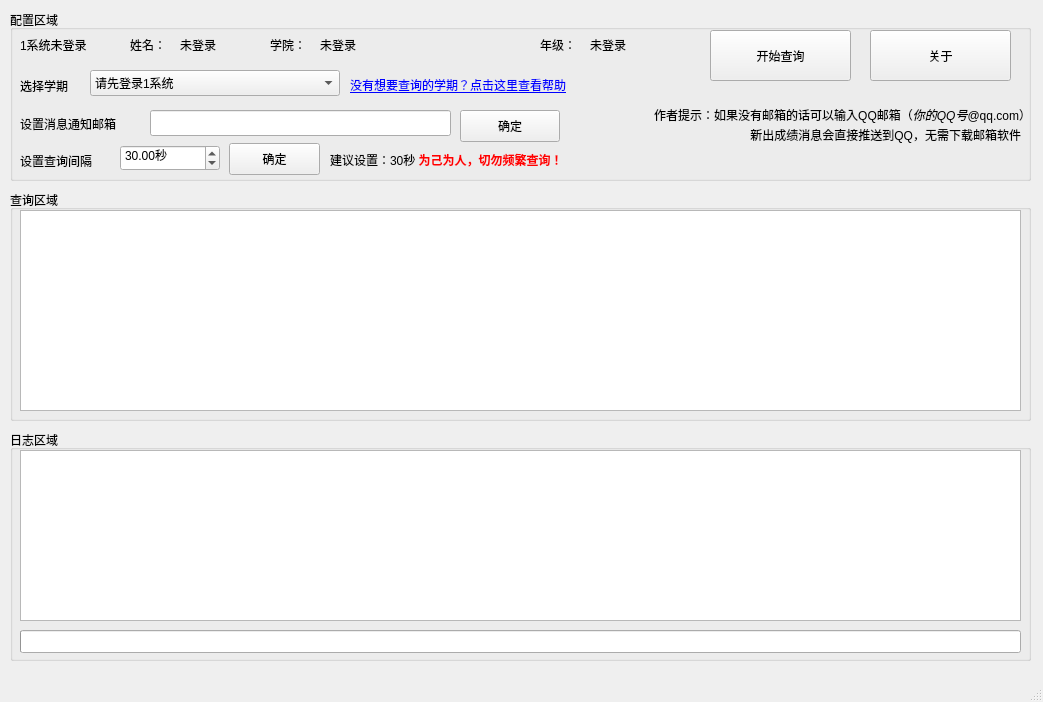
<?xml version="1.0" encoding="UTF-8"?>
<ui version="4.0">
 <class>MainWindow</class>
 <widget class="QMainWindow" name="MainWindow">
  <property name="geometry">
   <rect>
    <x>0</x>
    <y>0</y>
    <width>1043</width>
    <height>702</height>
   </rect>
  </property>
  <property name="windowTitle">
   <string>成绩自动查询</string>
  </property>
  <widget class="QWidget" name="centralwidget">
   <widget class="QGroupBox" name="configGroupBox">
    <property name="geometry">
     <rect>
      <x>10</x>
      <y>10</y>
      <width>1021</width>
      <height>171</height>
     </rect>
    </property>
    <property name="title">
     <string>配置区域</string>
    </property>
    <widget class="QLabel" name="label">
     <property name="geometry">
      <rect>
       <x>10</x>
       <y>20</y>
       <width>83</width>
       <height>29</height>
      </rect>
     </property>
     <property name="text">
      <string>1系统未登录</string>
     </property>
    </widget>
    <widget class="QLabel" name="label_2">
     <property name="geometry">
      <rect>
       <x>120</x>
       <y>20</y>
       <width>45</width>
       <height>29</height>
      </rect>
     </property>
     <property name="text">
      <string>姓名：</string>
     </property>
    </widget>
    <widget class="QLabel" name="nameLabel">
     <property name="geometry">
      <rect>
       <x>170</x>
       <y>20</y>
       <width>64</width>
       <height>29</height>
      </rect>
     </property>
     <property name="text">
      <string>未登录</string>
     </property>
    </widget>
    <widget class="QLabel" name="label_4">
     <property name="geometry">
      <rect>
       <x>260</x>
       <y>20</y>
       <width>51</width>
       <height>29</height>
      </rect>
     </property>
     <property name="text">
      <string>学院：</string>
     </property>
    </widget>
    <widget class="QLabel" name="fLabel">
     <property name="geometry">
      <rect>
       <x>310</x>
       <y>20</y>
       <width>211</width>
       <height>29</height>
      </rect>
     </property>
     <property name="text">
      <string>未登录</string>
     </property>
    </widget>
    <widget class="QLabel" name="label_6">
     <property name="geometry">
      <rect>
       <x>530</x>
       <y>20</y>
       <width>51</width>
       <height>29</height>
      </rect>
     </property>
     <property name="text">
      <string>年级：</string>
     </property>
    </widget>
    <widget class="QLabel" name="gradeLabel">
     <property name="geometry">
      <rect>
       <x>580</x>
       <y>20</y>
       <width>81</width>
       <height>29</height>
      </rect>
     </property>
     <property name="text">
      <string>未登录</string>
     </property>
    </widget>
    <widget class="QLabel" name="chooseTermLabel">
     <property name="geometry">
      <rect>
       <x>10</x>
       <y>60</y>
       <width>71</width>
       <height>31</height>
      </rect>
     </property>
     <property name="text">
      <string>选择学期</string>
     </property>
    </widget>
    <widget class="QComboBox" name="selectTermComboBox_2">
     <property name="geometry">
      <rect>
       <x>80</x>
       <y>60</y>
       <width>250</width>
       <height>26</height>
      </rect>
     </property>
     <property name="sizePolicy">
      <sizepolicy hsizetype="Preferred" vsizetype="Fixed">
       <horstretch>0</horstretch>
       <verstretch>0</verstretch>
      </sizepolicy>
     </property>
     <property name="minimumSize">
      <size>
       <width>250</width>
       <height>0</height>
      </size>
     </property>
     <property name="sizeIncrement">
      <size>
       <width>0</width>
       <height>0</height>
      </size>
     </property>
     <property name="baseSize">
      <size>
       <width>0</width>
       <height>0</height>
      </size>
     </property>
     <property name="currentText">
      <string>请先登录1系统</string>
     </property>
     <property name="iconSize">
      <size>
       <width>60</width>
       <height>20</height>
      </size>
     </property>
     <property name="placeholderText">
      <string/>
     </property>
     <item>
      <property name="text">
       <string>请先登录1系统</string>
      </property>
     </item>
    </widget>
    <widget class="QLabel" name="label_8">
     <property name="geometry">
      <rect>
       <x>340</x>
       <y>60</y>
       <width>281</width>
       <height>31</height>
      </rect>
     </property>
     <property name="text">
      <string>&lt;html&gt;&lt;head/&gt;&lt;body&gt;&lt;p&gt;&lt;a href=&quot;https://blog.cinea.com.cn/TJAGS/NoWantedTerm.html&quot;&gt;&lt;span style=&quot; text-decoration: underline; color:#0000ff;&quot;&gt;没有想要查询的学期？点击这里查看帮助&lt;/span&gt;&lt;/a&gt;&lt;/p&gt;&lt;/body&gt;&lt;/html&gt;</string>
     </property>
     <property name="openExternalLinks">
      <bool>true</bool>
     </property>
    </widget>
    <widget class="QLabel" name="label_9">
     <property name="geometry">
      <rect>
       <x>10</x>
       <y>98</y>
       <width>120</width>
       <height>31</height>
      </rect>
     </property>
     <property name="text">
      <string>设置消息通知邮箱</string>
     </property>
    </widget>
    <widget class="QLineEdit" name="mailLineEdt">
     <property name="geometry">
      <rect>
       <x>140</x>
       <y>100</y>
       <width>301</width>
       <height>26</height>
      </rect>
     </property>
    </widget>
    <widget class="QLabel" name="cookieHelpLebel_3">
     <property name="geometry">
      <rect>
       <x>530</x>
       <y>90</y>
       <width>491</width>
       <height>31</height>
      </rect>
     </property>
     <property name="text">
      <string>&lt;html&gt;&lt;head/&gt;&lt;body&gt;&lt;p align=&quot;right&quot;&gt;作者提示：如果没有邮箱的话可以输入QQ邮箱（&lt;span style=&quot; font-style:italic;&quot;&gt;你的QQ号&lt;/span&gt;@qq.com）&lt;/p&gt;&lt;/body&gt;&lt;/html&gt;</string>
     </property>
     <property name="textFormat">
      <enum>Qt::RichText</enum>
     </property>
     <property name="scaledContents">
      <bool>false</bool>
     </property>
     <property name="wordWrap">
      <bool>true</bool>
     </property>
     <property name="margin">
      <number>0</number>
     </property>
     <property name="indent">
      <number>-1</number>
     </property>
    </widget>
    <widget class="QLabel" name="cookieHelpLebel_4">
     <property name="geometry">
      <rect>
       <x>630</x>
       <y>110</y>
       <width>381</width>
       <height>31</height>
      </rect>
     </property>
     <property name="text">
      <string>&lt;html&gt;&lt;head/&gt;&lt;body&gt;&lt;p align=&quot;right&quot;&gt;新出成绩消息会直接推送到QQ，无需下载邮箱软件&lt;/p&gt;&lt;/body&gt;&lt;/html&gt;</string>
     </property>
     <property name="textFormat">
      <enum>Qt::RichText</enum>
     </property>
     <property name="scaledContents">
      <bool>false</bool>
     </property>
     <property name="wordWrap">
      <bool>true</bool>
     </property>
     <property name="margin">
      <number>0</number>
     </property>
     <property name="indent">
      <number>-1</number>
     </property>
    </widget>
    <widget class="QLabel" name="label_10">
     <property name="geometry">
      <rect>
       <x>10</x>
       <y>130</y>
       <width>90</width>
       <height>41</height>
      </rect>
     </property>
     <property name="text">
      <string>设置查询间隔</string>
     </property>
    </widget>
    <widget class="QDoubleSpinBox" name="queryTimeEdit">
     <property name="geometry">
      <rect>
       <x>110</x>
       <y>135</y>
       <width>100</width>
       <height>26</height>
      </rect>
     </property>
     <property name="suffix">
      <string>秒</string>
     </property>
     <property name="minimum">
      <double>1.000000000000000</double>
     </property>
     <property name="maximum">
      <double>10000.000000000000000</double>
     </property>
     <property name="value">
      <double>30.000000000000000</double>
     </property>
    </widget>
    <widget class="QLabel" name="label_11">
     <property name="geometry">
      <rect>
       <x>320</x>
       <y>130</y>
       <width>290</width>
       <height>41</height>
      </rect>
     </property>
     <property name="text">
      <string>&lt;html&gt;&lt;head/&gt;&lt;body&gt;&lt;p&gt;建议设置：30秒 &lt;span style=&quot; font-weight:600; color:#ff0000;&quot;&gt;为己为人，切勿频繁查询！&lt;/span&gt;&lt;/p&gt;&lt;/body&gt;&lt;/html&gt;</string>
     </property>
     <property name="textFormat">
      <enum>Qt::RichText</enum>
     </property>
    </widget>
    <widget class="QPushButton" name="startButton">
     <property name="geometry">
      <rect>
       <x>700</x>
       <y>20</y>
       <width>141</width>
       <height>51</height>
      </rect>
     </property>
     <property name="text">
      <string>开始查询</string>
     </property>
    </widget>
    <widget class="QPushButton" name="aboutBtn">
     <property name="geometry">
      <rect>
       <x>860</x>
       <y>20</y>
       <width>141</width>
       <height>51</height>
      </rect>
     </property>
     <property name="text">
      <string>关于</string>
     </property>
    </widget>
    <widget class="QPushButton" name="mailConfirmBtn_2">
     <property name="geometry">
      <rect>
       <x>450</x>
       <y>100</y>
       <width>100</width>
       <height>32</height>
      </rect>
     </property>
     <property name="text">
      <string>确定</string>
     </property>
    </widget>
    <widget class="QPushButton" name="delayTimeOK">
     <property name="geometry">
      <rect>
       <x>219</x>
       <y>133</y>
       <width>91</width>
       <height>32</height>
      </rect>
     </property>
     <property name="text">
      <string>确定</string>
     </property>
    </widget>
   </widget>
   <widget class="QGroupBox" name="queryBox">
    <property name="geometry">
     <rect>
      <x>10</x>
      <y>430</y>
      <width>1021</width>
      <height>231</height>
     </rect>
    </property>
    <property name="title">
     <string>日志区域</string>
    </property>
    <widget class="QProgressBar" name="progressBar">
     <property name="geometry">
      <rect>
       <x>10</x>
       <y>200</y>
       <width>1001</width>
       <height>23</height>
      </rect>
     </property>
     <property name="toolTip">
      <string>&lt;html&gt;&lt;head/&gt;&lt;body&gt;&lt;p&gt;这里是查询进度条&lt;/p&gt;&lt;p&gt;&lt;span style=&quot; font-style:italic;&quot;&gt;用来搞心理安慰作用的，其实和查询进度没关系&lt;/span&gt;&lt;/p&gt;&lt;/body&gt;&lt;/html&gt;</string>
     </property>
     <property name="value">
      <number>0</number>
     </property>
     <property name="textVisible">
      <bool>false</bool>
     </property>
     <property name="orientation">
      <enum>Qt::Horizontal</enum>
     </property>
    </widget>
    <widget class="QTextEdit" name="outputWindow">
     <property name="geometry">
      <rect>
       <x>10</x>
       <y>20</y>
       <width>1001</width>
       <height>171</height>
      </rect>
     </property>
     <property name="toolTip">
      <string>&lt;html&gt;&lt;head/&gt;&lt;body&gt;&lt;p&gt;这里是日志输出区域&lt;/p&gt;&lt;/body&gt;&lt;/html&gt;</string>
     </property>
     <property name="undoRedoEnabled">
      <bool>false</bool>
     </property>
     <property name="readOnly">
      <bool>true</bool>
     </property>
     <property name="acceptRichText">
      <bool>true</bool>
     </property>
    </widget>
   </widget>
   <widget class="QGroupBox" name="groupBox">
    <property name="geometry">
     <rect>
      <x>10</x>
      <y>190</y>
      <width>1021</width>
      <height>231</height>
     </rect>
    </property>
    <property name="title">
     <string>查询区域</string>
    </property>
    <widget class="QTableWidget" name="scoreTable">
     <property name="geometry">
      <rect>
       <x>10</x>
       <y>20</y>
       <width>1001</width>
       <height>201</height>
      </rect>
     </property>
    </widget>
   </widget>
  </widget>
  <widget class="QStatusBar" name="statusbar"/>
 </widget>
 <resources/>
 <connections/>
</ui>
